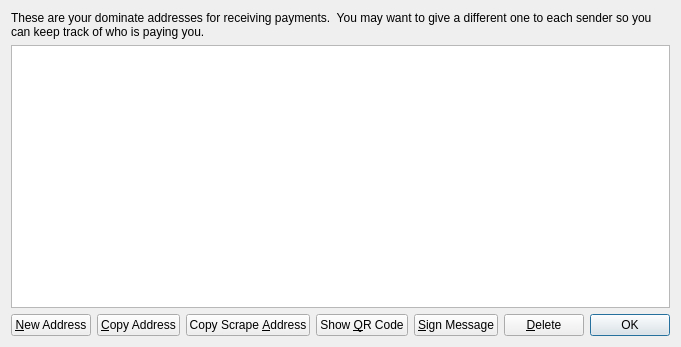
<?xml version="1.0" encoding="UTF-8"?>
<ui version="4.0">
 <class>AddressBookPage</class>
 <widget class="QWidget" name="AddressBookPage">
  <property name="geometry">
   <rect>
    <x>0</x>
    <y>0</y>
    <width>627</width>
    <height>347</height>
   </rect>
  </property>
  <property name="windowTitle">
   <string>Address Book</string>
  </property>
  <layout class="QVBoxLayout" name="verticalLayout">
   <item>
    <widget class="QLabel" name="labelExplanation">
     <property name="text">
      <string>These are your dominate addresses for receiving payments.  You may want to give a different one to each sender so you can keep track of who is paying you.</string>
     </property>
     <property name="textFormat">
      <enum>Qt::AutoText</enum>
     </property>
     <property name="wordWrap">
      <bool>true</bool>
     </property>
    </widget>
   </item>
   <item>
    <widget class="QTableView" name="tableView">
     <property name="contextMenuPolicy">
      <enum>Qt::CustomContextMenu</enum>
     </property>
     <property name="toolTip">
      <string>Double-click to edit address or label</string>
     </property>
     <property name="tabKeyNavigation">
      <bool>false</bool>
     </property>
     <property name="alternatingRowColors">
      <bool>true</bool>
     </property>
     <property name="selectionMode">
      <enum>QAbstractItemView::SingleSelection</enum>
     </property>
     <property name="selectionBehavior">
      <enum>QAbstractItemView::SelectRows</enum>
     </property>
     <property name="sortingEnabled">
      <bool>true</bool>
     </property>
     <attribute name="verticalHeaderVisible">
      <bool>false</bool>
     </attribute>
    </widget>
   </item>
   <item>
    <layout class="QHBoxLayout" name="horizontalLayout">
     <item>
      <widget class="QPushButton" name="newAddressButton">
       <property name="toolTip">
        <string>Create a new address</string>
       </property>
       <property name="text">
        <string>&amp;New Address</string>
       </property>
       <property name="icon">
        <iconset resource="../bitcoin.qrc">
         <normaloff>:/icons/add</normaloff>:/icons/add</iconset>
       </property>
      </widget>
     </item>
     <item>
      <widget class="QPushButton" name="copyToClipboard">
       <property name="toolTip">
        <string>Copy the currently selected address to the system clipboard</string>
       </property>
       <property name="text">
        <string>&amp;Copy Address</string>
       </property>
       <property name="icon">
        <iconset resource="../bitcoin.qrc">
         <normaloff>:/icons/editcopy</normaloff>:/icons/editcopy</iconset>
       </property>
      </widget>
     </item>
     <item>
      <widget class="QPushButton" name="copyScrapeAddrToClipboard">
       <property name="toolTip">
        <string>Copy the currently selected scrape address to the system clipboard</string>
       </property>
       <property name="text">
        <string>Copy Scrape &amp;Address</string>
       </property>
       <property name="icon">
        <iconset resource="../bitcoin.qrc">
         <normaloff>:/icons/editcopy</normaloff>:/icons/editcopy</iconset>
       </property>
      </widget>
     </item>
     <item>
      <widget class="QPushButton" name="showQRCode">
       <property name="text">
        <string>Show &amp;QR Code</string>
       </property>
       <property name="icon">
        <iconset resource="../bitcoin.qrc">
         <normaloff>:/icons/qrcode</normaloff>:/icons/qrcode</iconset>
       </property>
      </widget>
     </item>
     <item>
      <widget class="QPushButton" name="signMessage">
       <property name="toolTip">
        <string>Sign a message to prove you own this address</string>
       </property>
       <property name="text">
        <string>&amp;Sign Message</string>
       </property>
       <property name="icon">
        <iconset resource="../bitcoin.qrc">
         <normaloff>:/icons/edit</normaloff>:/icons/edit</iconset>
       </property>
      </widget>
     </item>
     <item>
      <widget class="QPushButton" name="deleteButton">
       <property name="toolTip">
        <string>Delete the currently selected address from the list. Only sending addresses can be deleted.</string>
       </property>
       <property name="text">
        <string>&amp;Delete</string>
       </property>
       <property name="icon">
        <iconset resource="../bitcoin.qrc">
         <normaloff>:/icons/remove</normaloff>:/icons/remove</iconset>
       </property>
      </widget>
     </item>
     <item>
      <spacer name="horizontalSpacer">
       <property name="orientation">
        <enum>Qt::Horizontal</enum>
       </property>
       <property name="sizeHint" stdset="0">
        <size>
         <width>40</width>
         <height>20</height>
        </size>
       </property>
      </spacer>
     </item>
     <item>
      <widget class="QDialogButtonBox" name="buttonBox">
       <property name="sizePolicy">
        <sizepolicy hsizetype="Maximum" vsizetype="Fixed">
         <horstretch>0</horstretch>
         <verstretch>0</verstretch>
        </sizepolicy>
       </property>
       <property name="standardButtons">
        <set>QDialogButtonBox::Ok</set>
       </property>
      </widget>
     </item>
    </layout>
   </item>
  </layout>
 </widget>
 <resources>
  <include location="../bitcoin.qrc"/>
 </resources>
 <connections/>
</ui>
